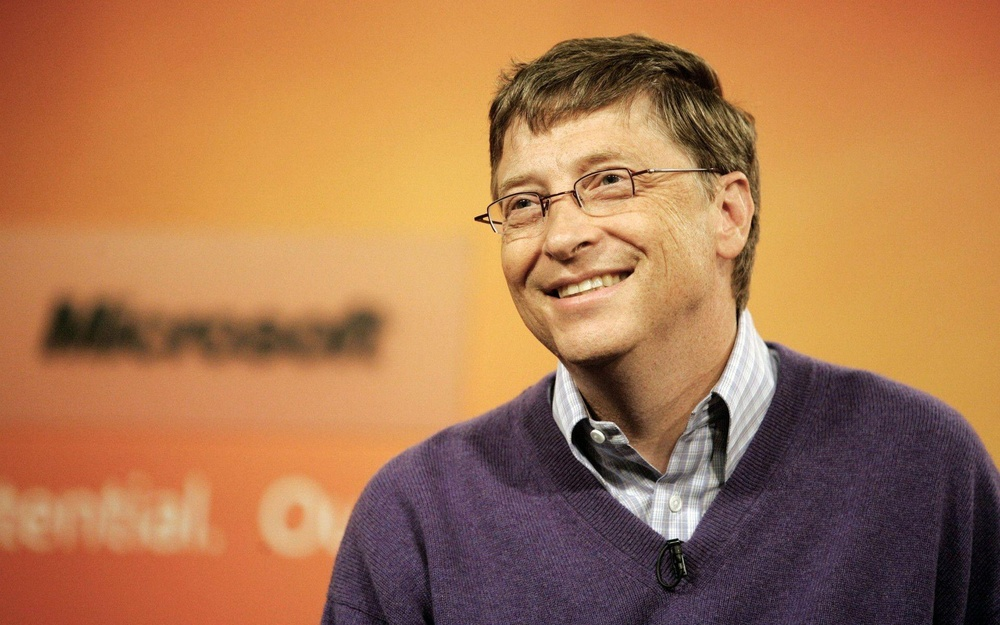
#> input picture all/chapter_04/images/Bill-Gates.jpg, 1000 x 625 px, shrunk from 1920 x 1200 before the run
$ python Number_05.py   (older library calls are emulated)
#> lines starting #> are read from the running program, lines starting #| are printed output that depends on the picture; long printed decimals are rounded
# Calculation of Image Statistics from the GLCM

from cv2 import (imread, cvtColor, COLOR_BGR2GRAY)
from skimage.feature import greycomatrix, greycoprops
from numpy import pi


# Reading the image and converting it to grayscale
original_image = imread("images/Bill-Gates.jpg")
#> original_image is the input picture: shape (625, 1000, 3); mean B, G, R 78.8, 118.9, 172.2
grayscale_image = cvtColor(original_image, COLOR_BGR2GRAY)
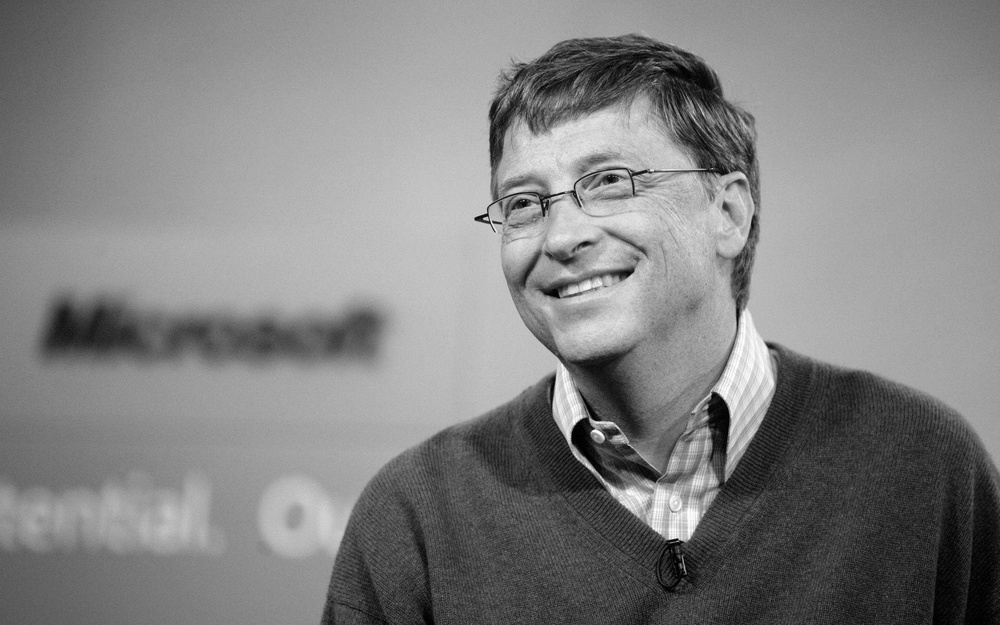
#> grayscale_image: shape (625, 1000); min 0, max 255, mean 130.3

# Calculating GLCM
glcm = greycomatrix(grayscale_image, [2], [0, pi / 2])

# Calculating the contrast
contrast = greycoprops(glcm)
#> contrast = [[181.4, 172.8]]
print(f"Contrast: {contrast}")
#| Contrast: [[181.435 172.805]]

# Calculating dissimilarity
dissimilarity = greycoprops(glcm, prop="dissimilarity")
#> dissimilarity = [[7.14, 7.08]]
print(f"Dissimilarity: {dissimilarity}")
#| Dissimilarity: [[7.145 7.082]]

# Calculating homogeneity
homogeneity = greycoprops(glcm, prop="homogeneity")
#> homogeneity = [[0.219, 0.213]]
print(f"Homogeneity: {homogeneity}")
#| Homogeneity: [[0.2195 0.2132]]

# Calculating ASM
ASM = greycoprops(glcm, prop="ASM")
#> ASM = [[0.000439, 0.000423]]
print(f"ASM: {ASM}")
#| ASM: [[0.0004388 0.0004231]]

# Calculating energy
energy = greycoprops(glcm, prop="energy")
#> energy = [[0.0209, 0.0206]]
print(f"Energy: {energy}")
#| Energy: [[0.02095 0.02057]]

# Calculating correlation
correlation = greycoprops(glcm, prop="correlation")
#> correlation = [[0.965, 0.966]]
print(f"correlation: {correlation}")
#| correlation: [[0.9647 0.9664]]
